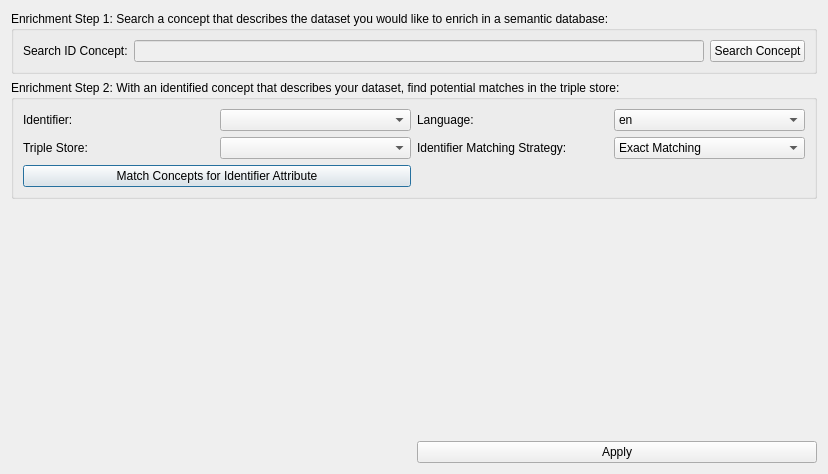
<?xml version="1.0" encoding="UTF-8"?>
<ui version="4.0">
 <class>EnrichmentDialog</class>
 <widget class="QDialog" name="EnrichmentDialog">
  <property name="geometry">
   <rect>
    <x>0</x>
    <y>0</y>
    <width>828</width>
    <height>474</height>
   </rect>
  </property>
  <property name="windowTitle">
   <string>Dialog</string>
  </property>
  <layout class="QGridLayout" name="gridLayout_4">
   <item row="3" column="0" colspan="2">
    <widget class="QGroupBox" name="matchingGroupBox">
     <property name="title">
      <string>Enrichment Step 2: With an identified concept that describes your dataset, find potential matches in the triple store:</string>
     </property>
     <layout class="QGridLayout" name="gridLayout">
      <item row="1" column="1">
       <widget class="QComboBox" name="tripleStoreEdit">
        <property name="enabled">
         <bool>true</bool>
        </property>
       </widget>
      </item>
      <item row="0" column="0">
       <widget class="QLabel" name="idLabel">
        <property name="text">
         <string>Identifier:</string>
        </property>
       </widget>
      </item>
      <item row="0" column="1">
       <widget class="QComboBox" name="idCBox"/>
      </item>
      <item row="1" column="2">
       <widget class="QLabel" name="matchLabel">
        <property name="text">
         <string>Identifier Matching Strategy:</string>
        </property>
       </widget>
      </item>
      <item row="1" column="3">
       <widget class="QComboBox" name="matchCBox">
        <item>
         <property name="text">
          <string>Exact Matching</string>
         </property>
        </item>
        <item>
         <property name="text">
          <string>Regular Expression</string>
         </property>
        </item>
        <item>
         <property name="text">
          <string>Levenshtein Distance</string>
         </property>
        </item>
        <item>
         <property name="text">
          <string>Hamming Distance</string>
         </property>
        </item>
       </widget>
      </item>
      <item row="0" column="2">
       <widget class="QLabel" name="label">
        <property name="text">
         <string>Language:</string>
        </property>
       </widget>
      </item>
      <item row="1" column="0">
       <widget class="QLabel" name="tripleStoreLabel">
        <property name="text">
         <string>Triple Store:</string>
        </property>
       </widget>
      </item>
      <item row="0" column="3">
       <widget class="QComboBox" name="languageComboBox">
        <item>
         <property name="text">
          <string>en</string>
         </property>
        </item>
        <item>
         <property name="text">
          <string>ab</string>
         </property>
        </item>
        <item>
         <property name="text">
          <string>aa</string>
         </property>
        </item>
        <item>
         <property name="text">
          <string>af</string>
         </property>
        </item>
        <item>
         <property name="text">
          <string>ak</string>
         </property>
        </item>
        <item>
         <property name="text">
          <string>sq</string>
         </property>
        </item>
        <item>
         <property name="text">
          <string>am</string>
         </property>
        </item>
        <item>
         <property name="text">
          <string>ar</string>
         </property>
        </item>
        <item>
         <property name="text">
          <string>an</string>
         </property>
        </item>
        <item>
         <property name="text">
          <string>hy</string>
         </property>
        </item>
        <item>
         <property name="text">
          <string>as</string>
         </property>
        </item>
        <item>
         <property name="text">
          <string>av</string>
         </property>
        </item>
        <item>
         <property name="text">
          <string>ae</string>
         </property>
        </item>
        <item>
         <property name="text">
          <string>ay</string>
         </property>
        </item>
        <item>
         <property name="text">
          <string>az</string>
         </property>
        </item>
        <item>
         <property name="text">
          <string>bm</string>
         </property>
        </item>
        <item>
         <property name="text">
          <string>ba</string>
         </property>
        </item>
        <item>
         <property name="text">
          <string>el</string>
         </property>
        </item>
        <item>
         <property name="text">
          <string>be</string>
         </property>
        </item>
        <item>
         <property name="text">
          <string>bn</string>
         </property>
        </item>
        <item>
         <property name="text">
          <string>bh</string>
         </property>
        </item>
        <item>
         <property name="text">
          <string>bi</string>
         </property>
        </item>
        <item>
         <property name="text">
          <string>bs</string>
         </property>
        </item>
        <item>
         <property name="text">
          <string>br</string>
         </property>
        </item>
        <item>
         <property name="text">
          <string>bg</string>
         </property>
        </item>
        <item>
         <property name="text">
          <string>my</string>
         </property>
        </item>
        <item>
         <property name="text">
          <string>ca</string>
         </property>
        </item>
        <item>
         <property name="text">
          <string>ch</string>
         </property>
        </item>
        <item>
         <property name="text">
          <string>ny</string>
         </property>
        </item>
        <item>
         <property name="text">
          <string>zh</string>
         </property>
        </item>
        <item>
         <property name="text">
          <string>cv</string>
         </property>
        </item>
        <item>
         <property name="text">
          <string>eu</string>
         </property>
        </item>
        <item>
         <property name="text">
          <string>kw</string>
         </property>
        </item>
        <item>
         <property name="text">
          <string>co</string>
         </property>
        </item>
        <item>
         <property name="text">
          <string>cr</string>
         </property>
        </item>
        <item>
         <property name="text">
          <string>hr</string>
         </property>
        </item>
        <item>
         <property name="text">
          <string>cs</string>
         </property>
        </item>
        <item>
         <property name="text">
          <string>da</string>
         </property>
        </item>
        <item>
         <property name="text">
          <string>dv</string>
         </property>
        </item>
        <item>
         <property name="text">
          <string>nl</string>
         </property>
        </item>
        <item>
         <property name="text">
          <string>dz</string>
         </property>
        </item>
        <item>
         <property name="text">
          <string>eo</string>
         </property>
        </item>
        <item>
         <property name="text">
          <string>et</string>
         </property>
        </item>
        <item>
         <property name="text">
          <string>ee</string>
         </property>
        </item>
        <item>
         <property name="text">
          <string>fo</string>
         </property>
        </item>
        <item>
         <property name="text">
          <string>fj</string>
         </property>
        </item>
        <item>
         <property name="text">
          <string>fi</string>
         </property>
        </item>
        <item>
         <property name="text">
          <string>fr</string>
         </property>
        </item>
        <item>
         <property name="text">
          <string>ff</string>
         </property>
        </item>
        <item>
         <property name="text">
          <string>gl</string>
         </property>
        </item>
        <item>
         <property name="text">
          <string>ka</string>
         </property>
        </item>
        <item>
         <property name="text">
          <string>de</string>
         </property>
        </item>
        <item>
         <property name="text">
          <string>gn</string>
         </property>
        </item>
        <item>
         <property name="text">
          <string>gu</string>
         </property>
        </item>
        <item>
         <property name="text">
          <string>ht</string>
         </property>
        </item>
        <item>
         <property name="text">
          <string>ha</string>
         </property>
        </item>
        <item>
         <property name="text">
          <string>he</string>
         </property>
        </item>
        <item>
         <property name="text">
          <string>hz</string>
         </property>
        </item>
        <item>
         <property name="text">
          <string>hi</string>
         </property>
        </item>
        <item>
         <property name="text">
          <string>ho</string>
         </property>
        </item>
        <item>
         <property name="text">
          <string>hu</string>
         </property>
        </item>
        <item>
         <property name="text">
          <string>ia</string>
         </property>
        </item>
        <item>
         <property name="text">
          <string>id</string>
         </property>
        </item>
        <item>
         <property name="text">
          <string>ie</string>
         </property>
        </item>
        <item>
         <property name="text">
          <string>ga</string>
         </property>
        </item>
        <item>
         <property name="text">
          <string>ig</string>
         </property>
        </item>
        <item>
         <property name="text">
          <string>ik</string>
         </property>
        </item>
        <item>
         <property name="text">
          <string>io</string>
         </property>
        </item>
        <item>
         <property name="text">
          <string>is</string>
         </property>
        </item>
        <item>
         <property name="text">
          <string>it</string>
         </property>
        </item>
        <item>
         <property name="text">
          <string>iu</string>
         </property>
        </item>
        <item>
         <property name="text">
          <string>ja</string>
         </property>
        </item>
        <item>
         <property name="text">
          <string>jv</string>
         </property>
        </item>
        <item>
         <property name="text">
          <string>kl</string>
         </property>
        </item>
        <item>
         <property name="text">
          <string>kn</string>
         </property>
        </item>
        <item>
         <property name="text">
          <string>kr</string>
         </property>
        </item>
        <item>
         <property name="text">
          <string>ks</string>
         </property>
        </item>
        <item>
         <property name="text">
          <string>kk</string>
         </property>
        </item>
        <item>
         <property name="text">
          <string>km</string>
         </property>
        </item>
        <item>
         <property name="text">
          <string>ki</string>
         </property>
        </item>
        <item>
         <property name="text">
          <string>rw</string>
         </property>
        </item>
        <item>
         <property name="text">
          <string>ky</string>
         </property>
        </item>
        <item>
         <property name="text">
          <string>kv</string>
         </property>
        </item>
        <item>
         <property name="text">
          <string>kg</string>
         </property>
        </item>
        <item>
         <property name="text">
          <string>ko</string>
         </property>
        </item>
        <item>
         <property name="text">
          <string>ku</string>
         </property>
        </item>
        <item>
         <property name="text">
          <string>kj</string>
         </property>
        </item>
        <item>
         <property name="text">
          <string>la</string>
         </property>
        </item>
        <item>
         <property name="text">
          <string>lb</string>
         </property>
        </item>
        <item>
         <property name="text">
          <string>lg</string>
         </property>
        </item>
        <item>
         <property name="text">
          <string>li</string>
         </property>
        </item>
        <item>
         <property name="text">
          <string>ln</string>
         </property>
        </item>
        <item>
         <property name="text">
          <string>lo</string>
         </property>
        </item>
        <item>
         <property name="text">
          <string>lt</string>
         </property>
        </item>
        <item>
         <property name="text">
          <string>lu</string>
         </property>
        </item>
        <item>
         <property name="text">
          <string>lv</string>
         </property>
        </item>
        <item>
         <property name="text">
          <string>gv</string>
         </property>
        </item>
        <item>
         <property name="text">
          <string>mk</string>
         </property>
        </item>
        <item>
         <property name="text">
          <string>mg</string>
         </property>
        </item>
        <item>
         <property name="text">
          <string>ms</string>
         </property>
        </item>
        <item>
         <property name="text">
          <string>ml</string>
         </property>
        </item>
        <item>
         <property name="text">
          <string>mt</string>
         </property>
        </item>
        <item>
         <property name="text">
          <string>mi</string>
         </property>
        </item>
        <item>
         <property name="text">
          <string>mr</string>
         </property>
        </item>
        <item>
         <property name="text">
          <string>mh</string>
         </property>
        </item>
        <item>
         <property name="text">
          <string>mn</string>
         </property>
        </item>
        <item>
         <property name="text">
          <string>na</string>
         </property>
        </item>
        <item>
         <property name="text">
          <string>nv</string>
         </property>
        </item>
        <item>
         <property name="text">
          <string>nd</string>
         </property>
        </item>
        <item>
         <property name="text">
          <string>ne</string>
         </property>
        </item>
        <item>
         <property name="text">
          <string>ng</string>
         </property>
        </item>
        <item>
         <property name="text">
          <string>nb</string>
         </property>
        </item>
        <item>
         <property name="text">
          <string>nn</string>
         </property>
        </item>
        <item>
         <property name="text">
          <string>no</string>
         </property>
        </item>
        <item>
         <property name="text">
          <string>ii</string>
         </property>
        </item>
        <item>
         <property name="text">
          <string>nr</string>
         </property>
        </item>
        <item>
         <property name="text">
          <string>oc</string>
         </property>
        </item>
        <item>
         <property name="text">
          <string>oj</string>
         </property>
        </item>
        <item>
         <property name="text">
          <string>cu</string>
         </property>
        </item>
        <item>
         <property name="text">
          <string>om</string>
         </property>
        </item>
        <item>
         <property name="text">
          <string>or</string>
         </property>
        </item>
        <item>
         <property name="text">
          <string>os</string>
         </property>
        </item>
        <item>
         <property name="text">
          <string>pa</string>
         </property>
        </item>
        <item>
         <property name="text">
          <string>pi</string>
         </property>
        </item>
        <item>
         <property name="text">
          <string>fa</string>
         </property>
        </item>
        <item>
         <property name="text">
          <string>pl</string>
         </property>
        </item>
        <item>
         <property name="text">
          <string>ps</string>
         </property>
        </item>
        <item>
         <property name="text">
          <string>pt</string>
         </property>
        </item>
        <item>
         <property name="text">
          <string>qu</string>
         </property>
        </item>
        <item>
         <property name="text">
          <string>rm</string>
         </property>
        </item>
        <item>
         <property name="text">
          <string>rn</string>
         </property>
        </item>
        <item>
         <property name="text">
          <string>ro</string>
         </property>
        </item>
        <item>
         <property name="text">
          <string>ru</string>
         </property>
        </item>
        <item>
         <property name="text">
          <string>sa</string>
         </property>
        </item>
        <item>
         <property name="text">
          <string>sc</string>
         </property>
        </item>
        <item>
         <property name="text">
          <string>sd</string>
         </property>
        </item>
        <item>
         <property name="text">
          <string>se</string>
         </property>
        </item>
        <item>
         <property name="text">
          <string>sm</string>
         </property>
        </item>
        <item>
         <property name="text">
          <string>sg</string>
         </property>
        </item>
        <item>
         <property name="text">
          <string>sr</string>
         </property>
        </item>
        <item>
         <property name="text">
          <string>gd</string>
         </property>
        </item>
        <item>
         <property name="text">
          <string>sn</string>
         </property>
        </item>
        <item>
         <property name="text">
          <string>si</string>
         </property>
        </item>
        <item>
         <property name="text">
          <string>sk</string>
         </property>
        </item>
        <item>
         <property name="text">
          <string>sl</string>
         </property>
        </item>
        <item>
         <property name="text">
          <string>so</string>
         </property>
        </item>
        <item>
         <property name="text">
          <string>st</string>
         </property>
        </item>
        <item>
         <property name="text">
          <string>es</string>
         </property>
        </item>
        <item>
         <property name="text">
          <string>su</string>
         </property>
        </item>
        <item>
         <property name="text">
          <string>sw</string>
         </property>
        </item>
        <item>
         <property name="text">
          <string>ss</string>
         </property>
        </item>
        <item>
         <property name="text">
          <string>sv</string>
         </property>
        </item>
        <item>
         <property name="text">
          <string>ta</string>
         </property>
        </item>
        <item>
         <property name="text">
          <string>te</string>
         </property>
        </item>
        <item>
         <property name="text">
          <string>tg</string>
         </property>
        </item>
        <item>
         <property name="text">
          <string>th</string>
         </property>
        </item>
        <item>
         <property name="text">
          <string>ti</string>
         </property>
        </item>
        <item>
         <property name="text">
          <string>bo</string>
         </property>
        </item>
        <item>
         <property name="text">
          <string>tk</string>
         </property>
        </item>
        <item>
         <property name="text">
          <string>tl</string>
         </property>
        </item>
        <item>
         <property name="text">
          <string>tn</string>
         </property>
        </item>
        <item>
         <property name="text">
          <string>to</string>
         </property>
        </item>
        <item>
         <property name="text">
          <string>tr</string>
         </property>
        </item>
        <item>
         <property name="text">
          <string>ts</string>
         </property>
        </item>
        <item>
         <property name="text">
          <string>tt</string>
         </property>
        </item>
        <item>
         <property name="text">
          <string>tw</string>
         </property>
        </item>
        <item>
         <property name="text">
          <string>ug</string>
         </property>
        </item>
        <item>
         <property name="text">
          <string>uk</string>
         </property>
        </item>
        <item>
         <property name="text">
          <string>ur</string>
         </property>
        </item>
        <item>
         <property name="text">
          <string>uz</string>
         </property>
        </item>
        <item>
         <property name="text">
          <string>ve</string>
         </property>
        </item>
        <item>
         <property name="text">
          <string>vi</string>
         </property>
        </item>
        <item>
         <property name="text">
          <string>vo</string>
         </property>
        </item>
        <item>
         <property name="text">
          <string>wa</string>
         </property>
        </item>
        <item>
         <property name="text">
          <string>cy</string>
         </property>
        </item>
        <item>
         <property name="text">
          <string>wo</string>
         </property>
        </item>
        <item>
         <property name="text">
          <string>fy</string>
         </property>
        </item>
        <item>
         <property name="text">
          <string>xh</string>
         </property>
        </item>
        <item>
         <property name="text">
          <string>yi</string>
         </property>
        </item>
        <item>
         <property name="text">
          <string>yo</string>
         </property>
        </item>
        <item>
         <property name="text">
          <string>za</string>
         </property>
        </item>
        <item>
         <property name="text">
          <string>zu</string>
         </property>
        </item>
       </widget>
      </item>
      <item row="2" column="0" colspan="2">
       <widget class="QPushButton" name="matchConceptsButton">
        <property name="text">
         <string>Match Concepts for Identifier Attribute</string>
        </property>
       </widget>
      </item>
     </layout>
    </widget>
   </item>
   <item row="8" column="1">
    <widget class="QPushButton" name="applyButton">
     <property name="text">
      <string>Apply</string>
     </property>
    </widget>
   </item>
   <item row="8" column="0">
    <widget class="QLabel" name="statusBarLabel">
     <property name="text">
      <string/>
     </property>
    </widget>
   </item>
   <item row="0" column="0" colspan="2">
    <widget class="QGroupBox" name="searchConceptGroupBox">
     <property name="title">
      <string>Enrichment Step 1: Search a concept that describes the dataset you would like to enrich in a semantic database:</string>
     </property>
     <layout class="QGridLayout" name="gridLayout_3">
      <item row="0" column="0">
       <layout class="QHBoxLayout" name="horizontalLayout">
        <item>
         <widget class="QLabel" name="conceptSearchLabel">
          <property name="toolTip">
           <string>Search a concept which represents your current dataset</string>
          </property>
          <property name="text">
           <string>Search ID Concept:</string>
          </property>
         </widget>
        </item>
        <item>
         <widget class="QLineEdit" name="conceptSearchEdit">
          <property name="enabled">
           <bool>false</bool>
          </property>
         </widget>
        </item>
        <item>
         <widget class="QPushButton" name="searchConceptButton">
          <property name="text">
           <string>Search Concept</string>
          </property>
         </widget>
        </item>
       </layout>
      </item>
     </layout>
    </widget>
   </item>
   <item row="6" column="0" colspan="2">
    <widget class="QStackedWidget" name="stackedWidget">
     <property name="currentIndex">
      <number>0</number>
     </property>
     <widget class="QWidget" name="emptyTab"/>
     <widget class="QWidget" name="matchingConceptsTab">
      <layout class="QGridLayout" name="gridLayout_5">
       <item row="0" column="0" colspan="3">
        <widget class="QLabel" name="enrichmentSearchResultLabel">
         <property name="text">
          <string>Matching Concept results</string>
         </property>
        </widget>
       </item>
       <item row="4" column="0" colspan="3">
        <widget class="QTableView" name="matchingConceptsResult">
         <property name="mouseTracking">
          <bool>true</bool>
         </property>
         <property name="contextMenuPolicy">
          <enum>Qt::CustomContextMenu</enum>
         </property>
         <property name="editTriggers">
          <set>QAbstractItemView::NoEditTriggers</set>
         </property>
         <property name="alternatingRowColors">
          <bool>true</bool>
         </property>
         <property name="sortingEnabled">
          <bool>true</bool>
         </property>
         <attribute name="horizontalHeaderStretchLastSection">
          <bool>true</bool>
         </attribute>
         <attribute name="verticalHeaderCascadingSectionResizes">
          <bool>true</bool>
         </attribute>
        </widget>
       </item>
       <item row="1" column="1">
        <widget class="QLineEdit" name="filterMatchingConceptsTableEdit"/>
       </item>
       <item row="1" column="2">
        <widget class="QComboBox" name="filterMatchingConceptsComboBox">
         <property name="currentIndex">
          <number>1</number>
         </property>
         <item>
          <property name="text">
           <string>Selection</string>
          </property>
         </item>
         <item>
          <property name="text">
           <string>Attribute</string>
          </property>
         </item>
         <item>
          <property name="text">
           <string>Sample Instances</string>
          </property>
         </item>
        </widget>
       </item>
       <item row="1" column="0">
        <widget class="QLabel" name="label_3">
         <property name="text">
          <string>Filter Table:</string>
         </property>
        </widget>
       </item>
       <item row="5" column="2">
        <widget class="QPushButton" name="searchButton">
         <property name="text">
          <string>Search Properties for Enrichment</string>
         </property>
        </widget>
       </item>
      </layout>
     </widget>
     <widget class="QWidget" name="chooseEnrichmentPropertiesTab">
      <layout class="QGridLayout" name="gridLayout_2">
       <item row="1" column="2">
        <widget class="QComboBox" name="filterTableComboBox">
         <property name="currentIndex">
          <number>1</number>
         </property>
         <item>
          <property name="text">
           <string>Selection</string>
          </property>
         </item>
         <item>
          <property name="text">
           <string>Attribute</string>
          </property>
         </item>
         <item>
          <property name="text">
           <string>Sample Instances</string>
          </property>
         </item>
        </widget>
       </item>
       <item row="1" column="1">
        <widget class="QLineEdit" name="filterTableEdit"/>
       </item>
       <item row="1" column="0">
        <widget class="QLabel" name="label_2">
         <property name="text">
          <string>Filter Table:</string>
         </property>
        </widget>
       </item>
       <item row="1" column="3">
        <widget class="QPushButton" name="toggleSelectionButton">
         <property name="text">
          <string>Toggle Selection</string>
         </property>
        </widget>
       </item>
       <item row="2" column="0" colspan="4">
        <widget class="QTableView" name="searchResult">
         <property name="mouseTracking">
          <bool>true</bool>
         </property>
         <property name="editTriggers">
          <set>QAbstractItemView::NoEditTriggers</set>
         </property>
         <property name="alternatingRowColors">
          <bool>true</bool>
         </property>
         <property name="sortingEnabled">
          <bool>true</bool>
         </property>
         <attribute name="horizontalHeaderStretchLastSection">
          <bool>true</bool>
         </attribute>
         <attribute name="verticalHeaderCascadingSectionResizes">
          <bool>true</bool>
         </attribute>
        </widget>
       </item>
       <item row="3" column="3">
        <widget class="QPushButton" name="backToMatchingSearchButton">
         <property name="text">
          <string>Back to Matching Search</string>
         </property>
        </widget>
       </item>
       <item row="0" column="0" colspan="4">
        <widget class="QLabel" name="propertyMatchingResultLabel">
         <property name="text">
          <string/>
         </property>
        </widget>
       </item>
      </layout>
     </widget>
    </widget>
   </item>
  </layout>
 </widget>
 <resources/>
 <connections/>
</ui>
